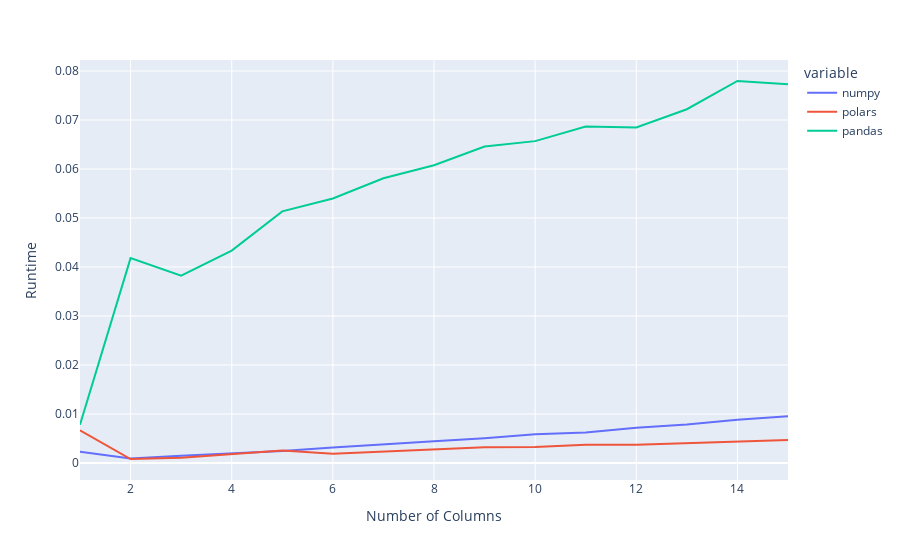

Source (notebook cell):
### Code cell
data = pd.DataFrame(scaling_of_time).T
fig = px.line(
  data, 
  labels=dict(
    index="Number of Columns", 
    value="Runtime")
)
fig.show()

### Figure 1 — Plotly figure (JSON) as saved in the notebook; plotly's stock layout.template omitted (floating-point values rounded to 4 significant figures)
{"data": [{"hovertemplate": "variable=numpy<br>Number of Columns=%{x}<br>Runtime=%{y}<extra></extra>", "legendgroup": "numpy", "line": {"color": "#636efa", "dash": "solid"}, "marker": {"symbol": "circle"}, "mode": "lines", "name": "numpy", "orientation": "v", "showlegend": true, "type": "scatter", "x": [1, 2, 3, 4, 5, 6, 7, 8, 9, 10, 11, 12, 13, 14, 15], "xaxis": "x", "y": [0.002285, 0.0008936, 0.001448, 0.001915, 0.002465, 0.003132, 0.003849, 0.00444, 0.005064, 0.005849, 0.006223, 0.007171, 0.007856, 0.008824, 0.009523], "yaxis": "y"}, {"hovertemplate": "variable=polars<br>Number of Columns=%{x}<br>Runtime=%{y}<extra></extra>", "legendgroup": "polars", "line": {"color": "#EF553B", "dash": "solid"}, "marker": {"symbol": "circle"}, "mode": "lines", "name": "polars", "orientation": "v", "showlegend": true, "type": "scatter", "x": [1, 2, 3, 4, 5, 6, 7, 8, 9, 10, 11, 12, 13, 14, 15], "xaxis": "x", "y": [0.006676, 0.0008087, 0.001044, 0.001756, 0.002565, 0.001905, 0.002367, 0.002756, 0.003209, 0.003278, 0.003725, 0.003721, 0.00406, 0.004387, 0.004703], "yaxis": "y"}, {"hovertemplate": "variable=pandas<br>Number of Columns=%{x}<br>Runtime=%{y}<extra></extra>", "legendgroup": "pandas", "line": {"color": "#00cc96", "dash": "solid"}, "marker": {"symbol": "circle"}, "mode": "lines", "name": "pandas", "orientation": "v", "showlegend": true, "type": "scatter", "x": [1, 2, 3, 4, 5, 6, 7, 8, 9, 10, 11, 12, 13, 14, 15], "xaxis": "x", "y": [0.007811, 0.04181, 0.03822, 0.04335, 0.05135, 0.05399, 0.05812, 0.06078, 0.06459, 0.06569, 0.06869, 0.06847, 0.0722, 0.07796, 0.07731], "yaxis": "y"}], "layout": {"legend": {"title": {"text": "variable"}, "tracegroupgap": 0}, "margin": {"t": 60}, "xaxis": {"anchor": "y", "domain": [0.0, 1.0], "title": {"text": "Number of Columns"}}, "yaxis": {"anchor": "x", "domain": [0.0, 1.0], "title": {"text": "Runtime"}}}}
